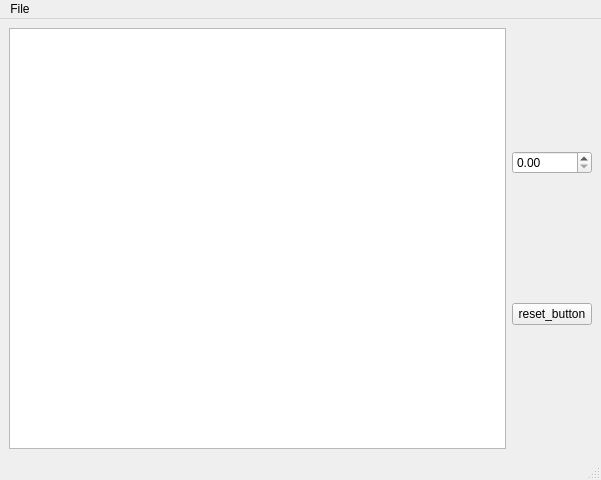
<?xml version="1.0" encoding="UTF-8"?>
<ui version="4.0">
 <class>MainWindow</class>
 <widget class="QMainWindow" name="MainWindow">
  <property name="geometry">
   <rect>
    <x>0</x>
    <y>0</y>
    <width>601</width>
    <height>480</height>
   </rect>
  </property>
  <property name="windowTitle">
   <string>MainWindow</string>
  </property>
  <widget class="QWidget" name="centralwidget">
   <layout class="QHBoxLayout" name="horizontalLayout">
    <item>
     <widget class="QGraphicsView" name="graphicsView"/>
    </item>
    <item>
     <layout class="QVBoxLayout" name="verticalLayout">
      <item>
       <widget class="QDoubleSpinBox" name="zoom_faktor_einstellen">
        <property name="toolTip">
         <string extracomment="Hallo"/>
        </property>
       </widget>
      </item>
      <item>
       <widget class="QPushButton" name="pushButton">
        <property name="text">
         <string>reset_button</string>
        </property>
       </widget>
      </item>
     </layout>
    </item>
   </layout>
  </widget>
  <widget class="QMenuBar" name="menubar">
   <property name="geometry">
    <rect>
     <x>0</x>
     <y>0</y>
     <width>601</width>
     <height>25</height>
    </rect>
   </property>
   <widget class="QMenu" name="menuFile">
    <property name="title">
     <string>File</string>
    </property>
    <addaction name="actionSave_as_png"/>
    <addaction name="actionquit"/>
   </widget>
   <addaction name="menuFile"/>
  </widget>
  <widget class="QStatusBar" name="statusbar"/>
  <action name="actionSave_as_png">
   <property name="text">
    <string>Save as png</string>
   </property>
  </action>
  <action name="actionquit">
   <property name="text">
    <string>quit</string>
   </property>
  </action>
 </widget>
 <resources/>
 <connections/>
</ui>
